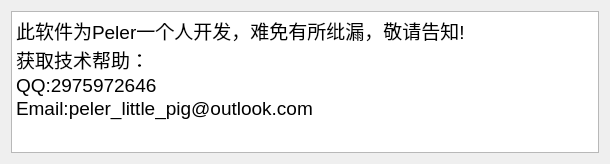
<?xml version="1.0" encoding="UTF-8"?>
<ui version="4.0">
 <class>Dialog</class>
 <widget class="QDialog" name="Dialog">
  <property name="geometry">
   <rect>
    <x>0</x>
    <y>0</y>
    <width>610</width>
    <height>164</height>
   </rect>
  </property>
  <property name="windowTitle">
   <string>技术支持</string>
  </property>
  <layout class="QVBoxLayout" name="verticalLayout">
   <item>
    <widget class="QTextBrowser" name="textBrowser">
     <property name="html">
      <string>&lt;!DOCTYPE HTML PUBLIC &quot;-//W3C//DTD HTML 4.0//EN&quot; &quot;http://www.w3.org/TR/REC-html40/strict.dtd&quot;&gt;
&lt;html&gt;&lt;head&gt;&lt;meta name=&quot;qrichtext&quot; content=&quot;1&quot; /&gt;&lt;style type=&quot;text/css&quot;&gt;
p, li { white-space: pre-wrap; }
&lt;/style&gt;&lt;/head&gt;&lt;body style=&quot; font-family:'SimSun'; font-size:9pt; font-weight:400; font-style:normal;&quot;&gt;
&lt;p style=&quot; margin-top:0px; margin-bottom:0px; margin-left:0px; margin-right:0px; -qt-block-indent:0; text-indent:0px;&quot;&gt;&lt;span style=&quot; font-size:14pt;&quot;&gt;此软件为Peler一个人开发，难免有所纰漏，敬请告知!&lt;/span&gt;&lt;/p&gt;
&lt;p style=&quot; margin-top:0px; margin-bottom:0px; margin-left:0px; margin-right:0px; -qt-block-indent:0; text-indent:0px;&quot;&gt;&lt;span style=&quot; font-size:14pt;&quot;&gt;获取技术帮助：&lt;/span&gt;&lt;/p&gt;
&lt;p style=&quot; margin-top:0px; margin-bottom:0px; margin-left:0px; margin-right:0px; -qt-block-indent:0; text-indent:0px;&quot;&gt;&lt;span style=&quot; font-size:14pt;&quot;&gt;QQ:2975972646&lt;/span&gt;&lt;/p&gt;
&lt;p style=&quot; margin-top:0px; margin-bottom:0px; margin-left:0px; margin-right:0px; -qt-block-indent:0; text-indent:0px;&quot;&gt;&lt;span style=&quot; font-size:14pt;&quot;&gt;Email:peler_little_pig@outlook.com&lt;/span&gt;&lt;/p&gt;&lt;/body&gt;&lt;/html&gt;</string>
     </property>
    </widget>
   </item>
  </layout>
 </widget>
 <resources/>
 <connections/>
</ui>
